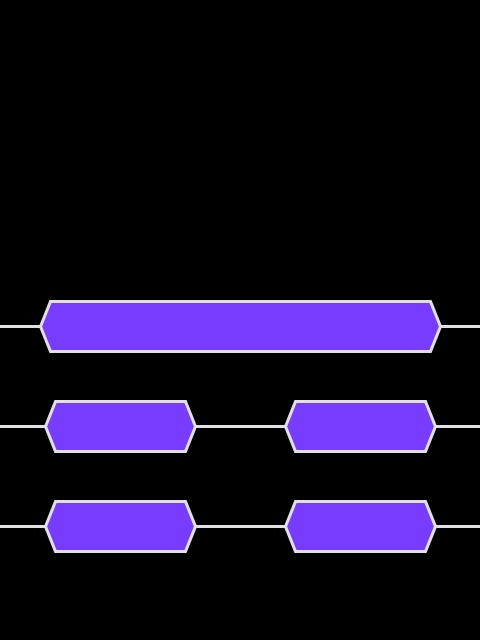
Frame 1 (no input)
Frame 2 (the mouse pressed at the canvas centre, redrawn once): identical to frame 1, image omitted

The Processing sketch that drew this single still picture (run headless with seeded random() and noise(); the mouse was pressed at the canvas centre and the sketch redrawn once):

// Processing sketch: slumdog_millionaire
// ── slumdog_millionaire.pde
// Manuale di Programmazione Cinematografica
// Daniele Olmisani, 2015

// Slumdog millionaire

final color PAPER = color(0, 0, 0);
final color INK1 = color(120, 60, 255);
final color INK2 = color(225, 225, 225);

void  setup() {
  size(480, 640);
  noLoop();
}

void draw() {
  
  translate(width/2.0, 2*height/3.0);
  
  background(PAPER);
  
  stroke(INK2);
  strokeWeight(3.0);
  
  fill(INK1);
  
  line(-width/2.0, -100, width/2.0, -100);
  line(-width/2.0,    0, width/2.0,    0);
  line(-width/2.0,  100, width/2.0,  100);
  
  drawCell(         0, -100, 400, 50);
  drawCell(-width/4.0,    0, 150, 50);
  drawCell( width/4.0,    0, 150, 50);
  drawCell(-width/4.0,  100, 150, 50);
  drawCell( width/4.0,  100, 150, 50);
  
  save("slumdog-millionaire.png");
}

void drawCell(float x, float y, float w, float h) {
  
  pushMatrix();
  
  translate(x, y);
  
  float w2 = w/2.0;
  float h2 = h/2.0;
  
  beginShape();
  vertex(-w2,      0);
  vertex(-w2+10, -h2);
  vertex( w2-10, -h2);
  vertex( w2,      0);
  vertex( w2-10,  h2);
  vertex(-w2+10,  h2);
  vertex(-w2,      0);
  endShape();
  
  popMatrix();
}
